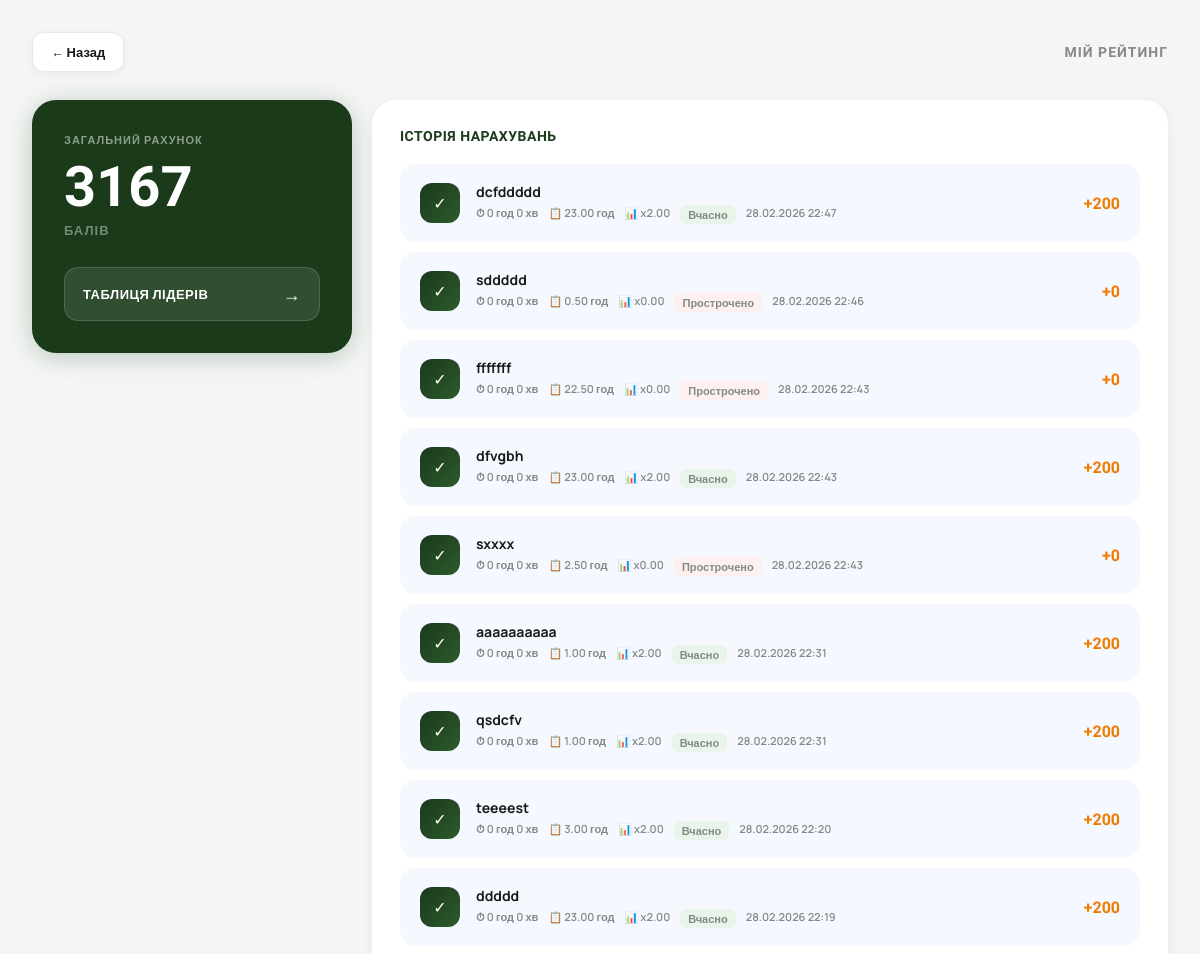
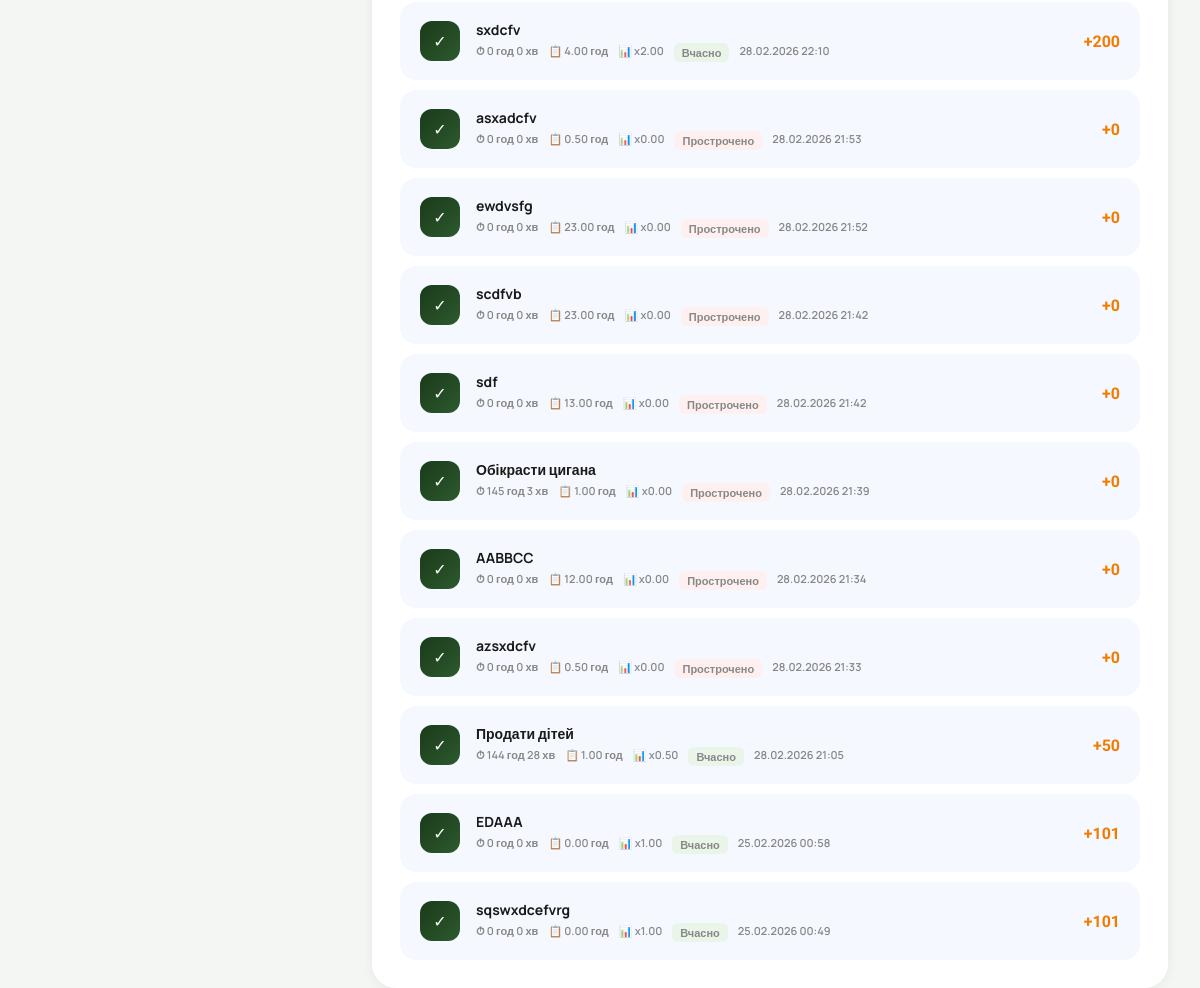
/rating/my_rating/ (signed in), run on an earlier commit of the app's database (2 pictures, top to bottom).
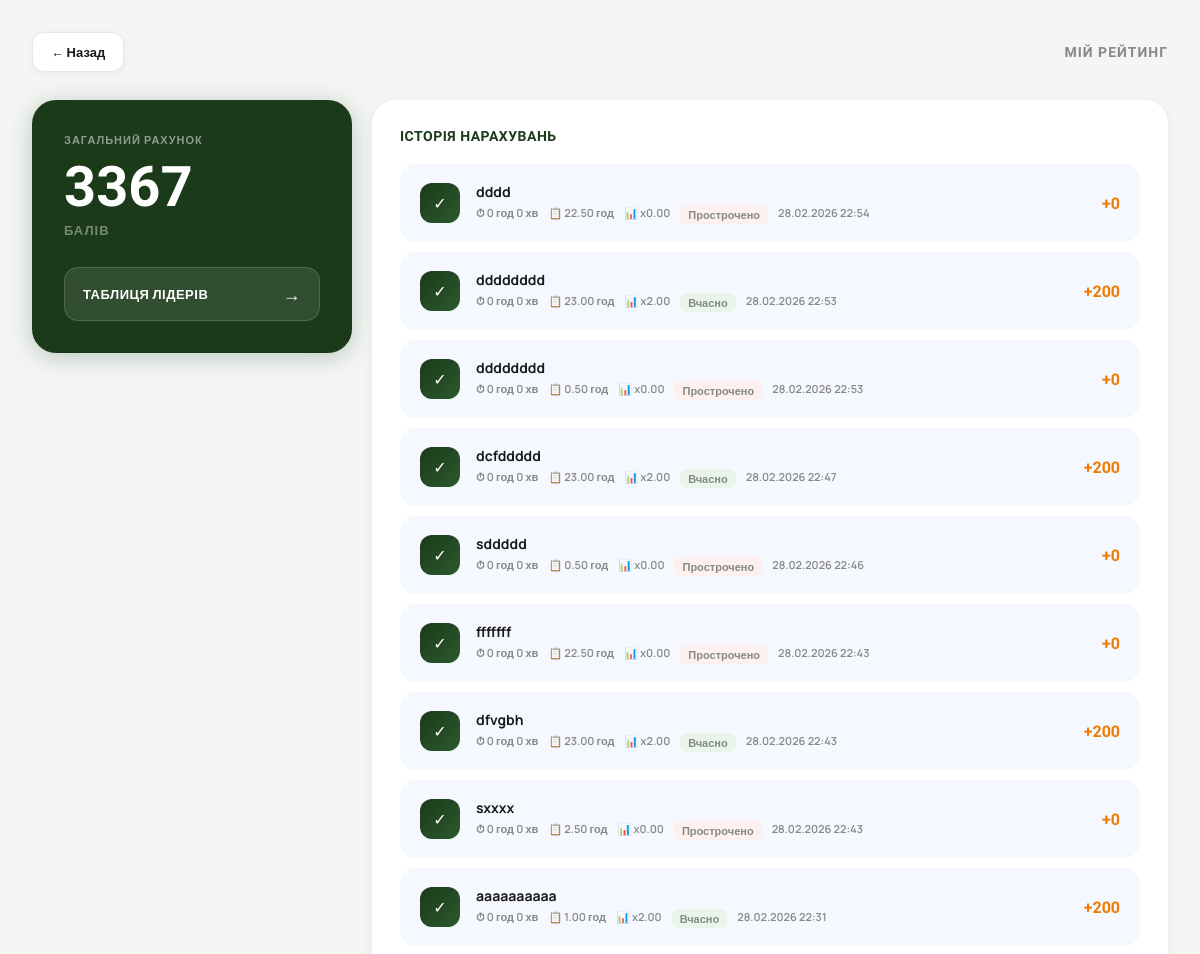
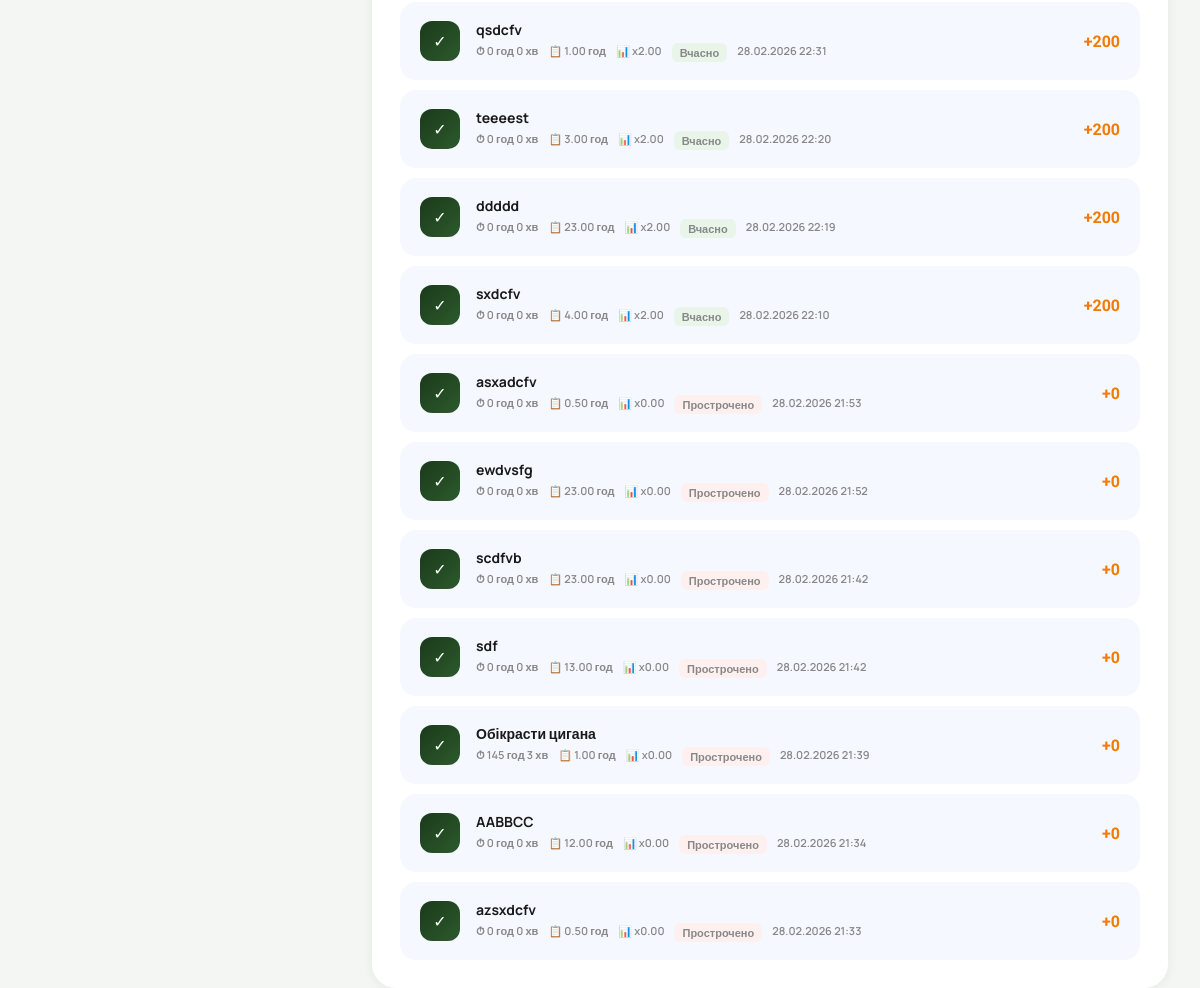
And on a later commit of the database (2 pictures, top to bottom).
### rating/models.py (models this page shows, shortened)
class UserRating(models.Model):
    user = models.OneToOneField(User, on_delete=models.CASCADE, related_name="rating")
    total_points = models.FloatField(default=0)
    current_streak = models.IntegerField(default=0)
    last_completed_date = models.DateField(null=True, blank=True)

class RatingHistory(models.Model):
    user = models.ForeignKey(User, on_delete=models.CASCADE)
    task = models.ForeignKey("tasks.Task", on_delete=models.CASCADE)
    earned_points = models.FloatField(default=0)
    multiplier = models.FloatField(default=1)
    time_spent_hours = models.FloatField(default=0)
    estimated_hours = models.FloatField(default=0)
    created_at = models.DateTimeField(auto_now_add=True)
    @property
    def time_spent_formatted(self):
        total_minutes = int(self.time_spent_hours * 60)
        hours = total_minutes // 60
        minutes = total_minutes % 60
        return f"{hours} год {minutes} хв"
    class Meta:
        unique_together = ("user", "task")

### tasks/models.py (models this page shows, shortened)
class Task(models.Model):
    user = models.ForeignKey(User, on_delete=models.CASCADE)
    title = models.CharField(max_length=255)
    category = models.ForeignKey(Category, null=True, blank=True, on_delete=models.SET_NULL)
    planned_date = models.DateField(
        default=timezone.localdate,
        null=True,
        blank=True
    )
    is_for_today = models.BooleanField(default=False)
    deadline_time = models.TimeField(default="23:59") # Непотрібен
    estimated_hours = models.FloatField(default=1)
    is_completed = models.BooleanField(default=False)
    order = models.IntegerField(default=0)
    created_at = models.DateTimeField(auto_now_add=True)
    completed_at = models.DateTimeField(null=True, blank=True)

### rating/views.py (the view)
# urls.py: path("my_rating/", my_rating_view, name="my_rating"),
@login_required
def my_rating_view(request):
    rating, _ = UserRating.objects.get_or_create(user=request.user)
    history = RatingHistory.objects.filter(
        user=request.user
    ).select_related("task").order_by("-created_at")[:20]
    return render(request, "rating/my_rating.html", {
        "rating": rating,
        "history": history,
    })

### rating/templates/rating/my_rating.html (shortened to what this page needs)
<!DOCTYPE html>
<html lang="uk">
<head>
</head>
<body>
<div class="page-header">
  <a href="{% url 'tasks:today_tasks' %}" class="back-btn">← Назад</a>
  <div class="page-title">Мій рейтинг</div>
</div>
<div class="layout">
  <div class="points-card">
    <div class="points-label">Загальний рахунок</div>
    <div class="points-value">{{ rating.total_points|floatformat:0 }}</div>
    <div class="points-unit">балів</div>
    <a href="{% url 'rating:leaderboard' %}" class="leaderboard-btn">
      ТАБЛИЦЯ ЛІДЕРІВ
      <span>→</span>
    </a>
  </div>
  <div class="history-card">
    <div class="history-title">
      ІСТОРІЯ НАРАХУВАНЬ
    </div>
    {% for item in history %}
      <div class="history-row">
        <div class="history-icon">✓</div>
        <div class="history-info">
          <div class="history-name">{{ item.task.title }}</div>
          <div class="history-meta">
            <span>⏱ {{ item.time_spent_formatted }}</span>
            <span>📋 {{ item.estimated_hours|floatformat:2 }} год</span>
            <span>📊 x{{ item.multiplier|floatformat:2 }}</span>
            {% if item.multiplier < 0.5 %}
              <span class="history-badge badge-late">Прострочено</span>
            {% else %}
              <span class="history-badge badge-ok">Вчасно</span>
            {% endif %}
            <span>{{ item.task.completed_at|date:"d.m.Y H:i" }}</span>
          </div>
        </div>
        <div class="history-pts">+{{ item.earned_points|floatformat:0 }}</div>
      </div>
    {% empty %}
      <div class="empty-msg">Поки що немає завершених задач 🙌</div>
    {% endfor %}
  </div>
</div>
</body>
</html>

What changed in the data, as far as the page shows it:
no longer on this page (row unchanged): RatingHistory: task "Продати дітей", time_spent_formatted "144 год 28 хв", estimated_hours "1.00", multiplier "0.50", shows "Вчасно", task.completed_at "28.02.2026 21:05", earned_points "50"
no longer on this page (row unchanged): RatingHistory: task "EDAAA", time_spent_formatted "0 год 0 хв", estimated_hours "0.00", multiplier "1.00", shows "Вчасно", task.completed_at "25.02.2026 00:58", earned_points "101"
no longer on this page (row unchanged): RatingHistory: task "sqswxdcefvrg", time_spent_formatted "0 год 0 хв", estimated_hours "0.00", multiplier "1.00", shows "Вчасно", task.completed_at "25.02.2026 00:49", earned_points "101"
changed UserRating: total_points "3167" → "3367"
added RatingHistory: task "dddd", time_spent_formatted "0 год 0 хв", estimated_hours "22.50", multiplier "0.00", shows "Прострочено", task.completed_at "28.02.2026 22:54", earned_points "0"
added RatingHistory: task "dddddddd", time_spent_formatted "0 год 0 хв", estimated_hours "23.00", multiplier "2.00", shows "Вчасно", task.completed_at "28.02.2026 22:53", earned_points "200"
added RatingHistory: task "dddddddd", time_spent_formatted "0 год 0 хв", estimated_hours "0.50", multiplier "0.00", shows "Прострочено", task.completed_at "28.02.2026 22:53", earned_points "0"
